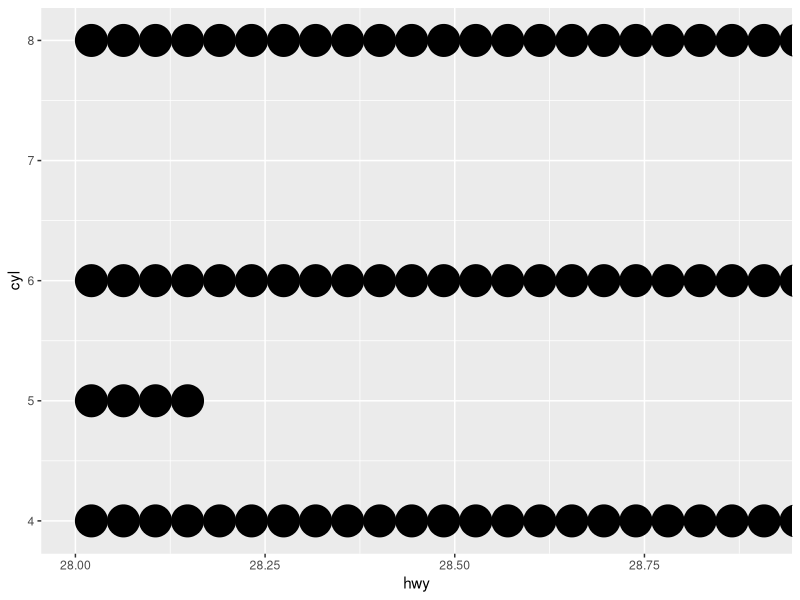

Source code (R):
# This is a new R project for learning the code for data analysis.

library(tidyverse)

#ggplot(data=mpg) +
 # geom_dotplot(mapping = aes(x = hwy, y = cyl))

ggplot(data=mpg, aes(x = hwy, y = cyl)) + 
  geom_dotplot(binaxis = "y", dotsize=2)
 